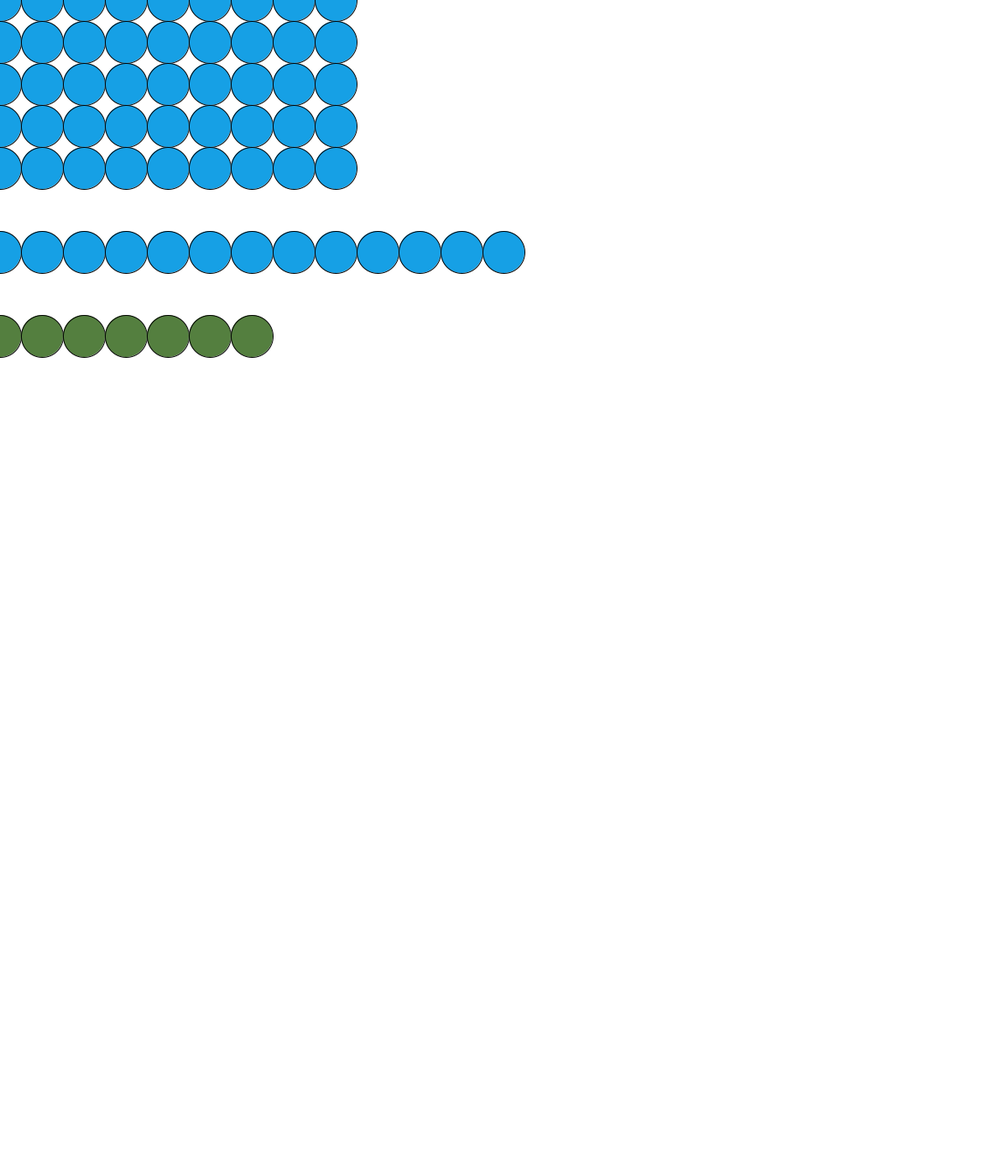
Frame 1 (no input)
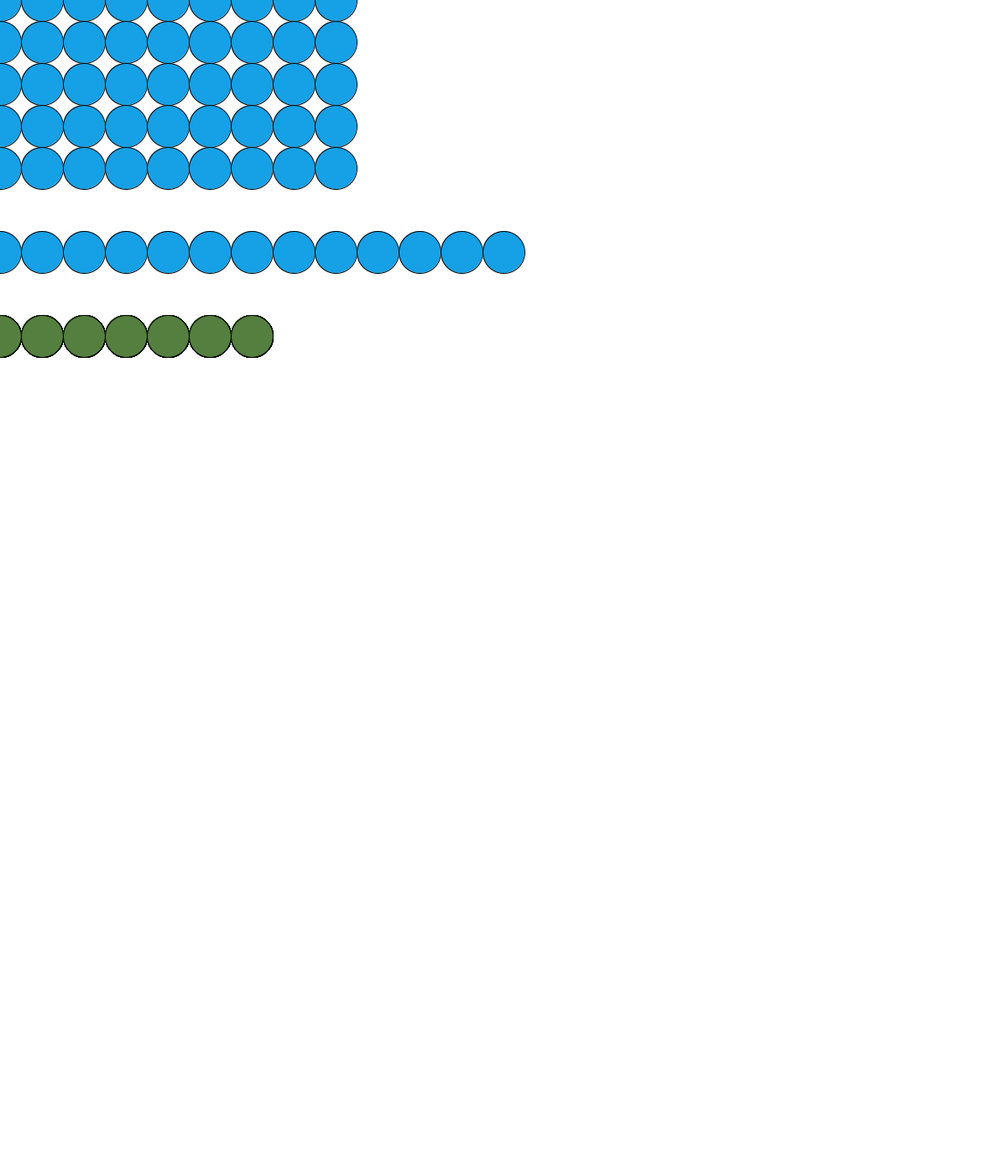
Frame 60 (the mouse pressed at the canvas centre just before this capture)
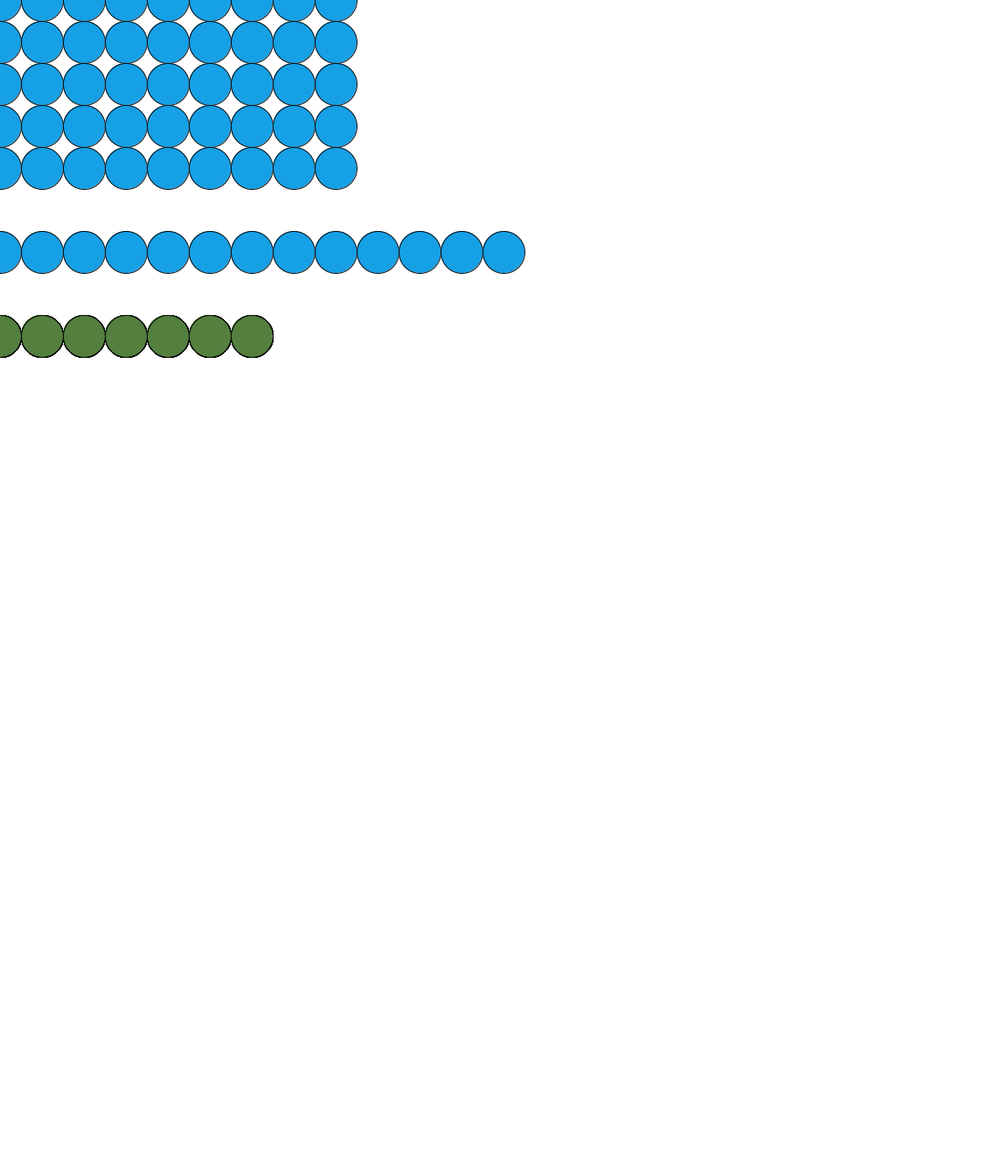
Frame 120 (the mouse held since frame 60 and released just before this capture)

The Processing sketch that drew these frames (run headless with seeded random() and noise(); from frame 60 on, the mouse is pressed at the canvas centre):

// Processing sketch: loops
// ── loops.pde
//Welcome to Creative Coding!
//Change numbers, copy and paste, and play around!

float x;
float y;
float s;

color c;
color b;

void setup() {  
  size(1200, 1400);
  colorMode(HSB,360,100,100);
  background(0,0,360);
  
  x = 0;
  y = 400;
  s = 50;
  c = color(100,50,50);
  b = color(200,90,90);
  
  for(int i=0; i<=600; i+=s){
    fill(b);
    ellipse(i, y - 100, s, s);
  }
  
  for(int i=0; i<=400; i+=s){
    for(int j=0; j<=200; j+=s){
      fill(b);
      ellipse(i, j, s, s);
    }
  }
}
//End of setup()

//This function runs continuously until the program ends
void draw() {
  fill(c);
  ellipse(x, y, s, s);
  ellipse(x + 50, y, s, s);
  ellipse(x + 100, y, s, s);
  ellipse(x + 150, y, s, s);
  ellipse(x + 200, y, s, s);
  ellipse(x + 250, y, s, s);
  ellipse(x + 300, y, s, s);
}
//End of draw()
